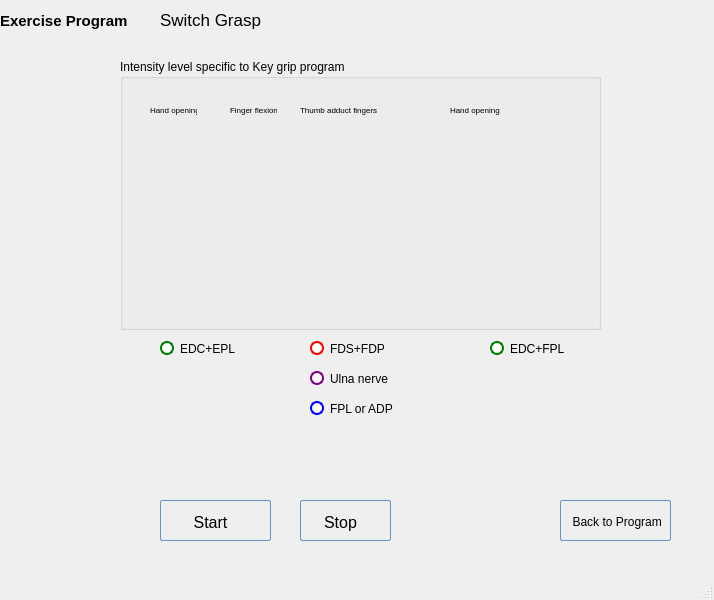
<?xml version="1.0" encoding="UTF-8"?>
<ui version="4.0">
 <class>ProgramSwitchGrasp</class>
 <widget class="QMainWindow" name="ProgramSwitchGrasp">
  <property name="geometry">
   <rect>
    <x>0</x>
    <y>0</y>
    <width>714</width>
    <height>600</height>
   </rect>
  </property>
  <property name="windowTitle">
   <string>MainWindow</string>
  </property>
  <widget class="QWidget" name="centralwidget">
   <widget class="QRadioButton" name="radioButton_three">
    <property name="geometry">
     <rect>
      <x>310</x>
      <y>400</y>
      <width>141</width>
      <height>17</height>
     </rect>
    </property>
    <property name="styleSheet">
     <string notr="true">QRadioButton {

color: black;
}

QRadioButton::indicator {
width: 11px;
height: 11px;
border-radius: 5px;
}

QRadioButton::indicator::unchecked{ 
border: 2px solid; 
border-color: blue;
border-radius: 7px;
background-color: white; 
width: 10px; 
height: 10px; 
}

QRadioButton::indicator::checked{ 
border: 2px solid; 
border-color: blue;
border-radius: 7px;
background-color: black; 
width: 10px; 
height: 10px; 
}</string>
    </property>
    <property name="text">
     <string>FPL or ADP</string>
    </property>
   </widget>
   <widget class="QLabel" name="label">
    <property name="geometry">
     <rect>
      <x>0</x>
      <y>0</y>
      <width>161</width>
      <height>41</height>
     </rect>
    </property>
    <property name="font">
     <font>
      <pointsize>11</pointsize>
      <weight>75</weight>
      <italic>false</italic>
      <bold>true</bold>
     </font>
    </property>
    <property name="text">
     <string>Exercise Program</string>
    </property>
   </widget>
   <widget class="QPushButton" name="pushButton_stimStart">
    <property name="geometry">
     <rect>
      <x>160</x>
      <y>500</y>
      <width>111</width>
      <height>41</height>
     </rect>
    </property>
    <property name="styleSheet">
     <string notr="true">QPushButton:hover{
        background: qlineargradient(x1 : 0, y1 : 0, x2 : 0, y2 :   1, stop :   0.0 #ffd9aa,
                stop :   0.5 #ffbb6e, stop :   0.55 #feae42, stop :   1.0 #fedb74);
}

QPushButton {
        border: 1px solid #6593cf;
        border-radius: 2px;
        padding: 5px 15px 2px 5px;
        background: qlineargradient(x1 : 0, y1 : 0, x2 : 0, y2 :   1, stop :   0.0 #f5f9ff,
                stop :   0.5 #c7dfff, stop :   0.55 #afd2ff, stop :   1.0 #c0dbff);
        color: #0000;
        font:  large &quot;Arial&quot;;
		font-size: 16px;
        height: 30px;
}




QPushButton:pressed {
        background: qlineargradient(x1 : 0, y1 : 0, x2 : 0, y2 :   1, stop :   0.0 #c0dbff,
        stop :   0.5 #cfd26f, stop :   0.55 #c7df6f, stop :   1.0 #f5f9ff);
        padding-top: 2px;
        padding-left: 3px;

}
QPushButton:on {
        background: qlineargradient(x1 : 0, y1 : 0, x2 : 0, y2 :   1, stop :   0.0 #5AA72D,
        stop :   0.5 #B3E296, stop :   0.55 #B3E296, stop :   1.0 #f5f9ff);
        padding-top: 2px;
        padding-left: 3px;
}

QPushButton:disabled {
        background: transparent #e5e9ee;
        padding-top: 2px;        
        padding-left: 3px;
        color: black;
}</string>
    </property>
    <property name="text">
     <string>Start</string>
    </property>
    <property name="icon">
     <iconset resource="resources.qrc">
      <normaloff>:/resources/icons8-rfid-signal-100.png</normaloff>:/resources/icons8-rfid-signal-100.png</iconset>
    </property>
   </widget>
   <widget class="QLabel" name="label_four">
    <property name="geometry">
     <rect>
      <x>210</x>
      <y>450</y>
      <width>47</width>
      <height>13</height>
     </rect>
    </property>
    <property name="font">
     <font>
      <weight>75</weight>
      <bold>true</bold>
     </font>
    </property>
    <property name="text">
     <string/>
    </property>
   </widget>
   <widget class="QPushButton" name="pushButton_stimStop">
    <property name="geometry">
     <rect>
      <x>300</x>
      <y>500</y>
      <width>91</width>
      <height>41</height>
     </rect>
    </property>
    <property name="styleSheet">
     <string notr="true">QPushButton:hover{
        background: qlineargradient(x1 : 0, y1 : 0, x2 : 0, y2 :   1, stop :   0.0 #ffd9aa,
                stop :   0.5 #ffbb6e, stop :   0.55 #feae42, stop :   1.0 #fedb74);
}

QPushButton {
        border: 1px solid #6593cf;
        border-radius: 2px;
        padding: 5px 15px 2px 5px;
        background: qlineargradient(x1 : 0, y1 : 0, x2 : 0, y2 :   1, stop :   0.0 #f5f9ff,
                stop :   0.5 #c7dfff, stop :   0.55 #afd2ff, stop :   1.0 #c0dbff);
        color: #0000;
        font:  large &quot;Arial&quot;;
		font-size: 16px;
        height: 30px;
}




QPushButton:pressed {
        background: qlineargradient(x1 : 0, y1 : 0, x2 : 0, y2 :   1, stop :   0.0 #c0dbff,
        stop :   0.5 #cfd26f, stop :   0.55 #c7df6f, stop :   1.0 #f5f9ff);
        padding-top: 2px;
        padding-left: 3px;

}
QPushButton:on {
        background: qlineargradient(x1 : 0, y1 : 0, x2 : 0, y2 :   1, stop :   0.0 #5AA72D,
        stop :   0.5 #B3E296, stop :   0.55 #B3E296, stop :   1.0 #f5f9ff);
        padding-top: 2px;
        padding-left: 3px;
}

QPushButton:disabled {
        background: transparent #e5e9ee;
        padding-top: 2px;        
        padding-left: 3px;
        color: black;
}</string>
    </property>
    <property name="text">
     <string>Stop</string>
    </property>
   </widget>
   <widget class="QRadioButton" name="radioButton_four">
    <property name="geometry">
     <rect>
      <x>160</x>
      <y>340</y>
      <width>141</width>
      <height>17</height>
     </rect>
    </property>
    <property name="styleSheet">
     <string notr="true">QRadioButton {
color: black;
}

QRadioButton::indicator {
width: 11px;
height: 11px;
border-radius: 5px;
}

QRadioButton::indicator::unchecked{ 
border: 2px solid; 
border-color: green;
border-radius: 7px;
background-color: white; 
width: 10px; 
height: 10px; 
}

QRadioButton::indicator::checked{ 
border: 2px solid; 
border-color: green;
border-radius: 7px;
background-color: black; 
width: 10px; 
height: 10px; 
}</string>
    </property>
    <property name="text">
     <string>EDC+EPL</string>
    </property>
   </widget>
   <widget class="QLabel" name="label_two">
    <property name="geometry">
     <rect>
      <x>150</x>
      <y>450</y>
      <width>47</width>
      <height>13</height>
     </rect>
    </property>
    <property name="font">
     <font>
      <weight>75</weight>
      <bold>true</bold>
     </font>
    </property>
    <property name="text">
     <string/>
    </property>
   </widget>
   <widget class="QLabel" name="label_one">
    <property name="geometry">
     <rect>
      <x>150</x>
      <y>430</y>
      <width>47</width>
      <height>13</height>
     </rect>
    </property>
    <property name="font">
     <font>
      <weight>75</weight>
      <bold>true</bold>
     </font>
    </property>
    <property name="text">
     <string/>
    </property>
   </widget>
   <widget class="QLabel" name="label_five">
    <property name="geometry">
     <rect>
      <x>290</x>
      <y>430</y>
      <width>47</width>
      <height>13</height>
     </rect>
    </property>
    <property name="font">
     <font>
      <weight>75</weight>
      <bold>true</bold>
     </font>
    </property>
    <property name="text">
     <string/>
    </property>
   </widget>
   <widget class="QRadioButton" name="radioButton_two">
    <property name="geometry">
     <rect>
      <x>310</x>
      <y>370</y>
      <width>161</width>
      <height>17</height>
     </rect>
    </property>
    <property name="styleSheet">
     <string notr="true">QRadioButton {
color: black;
}

QRadioButton::indicator {
width: 11px;
height: 11px;
border-radius: 5px;
}

QRadioButton::indicator::unchecked{ 
border: 2px solid; 
border-color: purple;
border-radius: 7px;
background-color: white; 
width: 10px; 
height: 10px; 
}

QRadioButton::indicator::checked{ 
border: 2px solid; 
border-color: purple;
border-radius: 7px;
background-color: black; 
width: 10px; 
height: 10px; 
}</string>
    </property>
    <property name="text">
     <string>Ulna nerve</string>
    </property>
   </widget>
   <widget class="QGroupBox" name="groupBox">
    <property name="geometry">
     <rect>
      <x>120</x>
      <y>59</y>
      <width>481</width>
      <height>271</height>
     </rect>
    </property>
    <property name="title">
     <string>Intensity level specific to Key grip program</string>
    </property>
    <widget class="QLabel" name="label_3">
     <property name="geometry">
      <rect>
       <x>30</x>
       <y>40</y>
       <width>47</width>
       <height>21</height>
      </rect>
     </property>
     <property name="font">
      <font>
       <pointsize>6</pointsize>
      </font>
     </property>
     <property name="text">
      <string>Hand opening</string>
     </property>
    </widget>
    <widget class="QLabel" name="label_4">
     <property name="geometry">
      <rect>
       <x>110</x>
       <y>40</y>
       <width>47</width>
       <height>21</height>
      </rect>
     </property>
     <property name="font">
      <font>
       <pointsize>6</pointsize>
      </font>
     </property>
     <property name="text">
      <string>Finger flexion</string>
     </property>
    </widget>
    <widget class="QLabel" name="label_5">
     <property name="geometry">
      <rect>
       <x>180</x>
       <y>40</y>
       <width>81</width>
       <height>21</height>
      </rect>
     </property>
     <property name="font">
      <font>
       <pointsize>6</pointsize>
      </font>
     </property>
     <property name="text">
      <string>Thumb adduct fingers</string>
     </property>
    </widget>
    <widget class="QLabel" name="label_6">
     <property name="geometry">
      <rect>
       <x>330</x>
       <y>40</y>
       <width>81</width>
       <height>21</height>
      </rect>
     </property>
     <property name="font">
      <font>
       <pointsize>6</pointsize>
      </font>
     </property>
     <property name="text">
      <string>Hand opening</string>
     </property>
    </widget>
   </widget>
   <widget class="QLabel" name="label_three">
    <property name="geometry">
     <rect>
      <x>210</x>
      <y>430</y>
      <width>47</width>
      <height>13</height>
     </rect>
    </property>
    <property name="font">
     <font>
      <weight>75</weight>
      <bold>true</bold>
     </font>
    </property>
    <property name="text">
     <string/>
    </property>
   </widget>
   <widget class="QPushButton" name="pushButton_back_keypro">
    <property name="geometry">
     <rect>
      <x>560</x>
      <y>500</y>
      <width>111</width>
      <height>41</height>
     </rect>
    </property>
    <property name="styleSheet">
     <string notr="true">QPushButton:hover{
        background: qlineargradient(x1 : 0, y1 : 0, x2 : 0, y2 :   1, stop :   0.0 #ffd9aa,
                stop :   0.5 #ffbb6e, stop :   0.55 #feae42, stop :   1.0 #fedb74);
}

QPushButton {
        border: 1px solid #6593cf;
        border-radius: 2px;
        padding: 5px 5px 2px 5px;
        background: qlineargradient(x1 : 0, y1 : 0, x2 : 0, y2 :   1, stop :   0.0 #f5f9ff,
                stop :   0.5 #c7dfff, stop :   0.55 #afd2ff, stop :   1.0 #c0dbff);
        color: #0000;
        font:  large &quot;Arial&quot;;
		font-size: 12px;
        height: 30px;
}




QPushButton:pressed {
        background: qlineargradient(x1 : 0, y1 : 0, x2 : 0, y2 :   1, stop :   0.0 #c0dbff,
        stop :   0.5 #cfd26f, stop :   0.55 #c7df6f, stop :   1.0 #f5f9ff);
        padding-top: 2px;
        padding-left: 3px;

}
QPushButton:on {
        background: qlineargradient(x1 : 0, y1 : 0, x2 : 0, y2 :   1, stop :   0.0 #5AA72D,
        stop :   0.5 #B3E296, stop :   0.55 #B3E296, stop :   1.0 #f5f9ff);
        padding-top: 2px;
        padding-left: 3px;
}

QPushButton:disabled {
        background: transparent #e5e9ee;
        padding-top: 2px;        
        padding-left: 3px;
        color: black;
}</string>
    </property>
    <property name="text">
     <string> Back to Program</string>
    </property>
   </widget>
   <widget class="QRadioButton" name="radioButton_one">
    <property name="geometry">
     <rect>
      <x>310</x>
      <y>340</y>
      <width>171</width>
      <height>17</height>
     </rect>
    </property>
    <property name="styleSheet">
     <string notr="true">QRadioButton {
color: black;
}

QRadioButton::indicator {
width: 11px;
height: 11px;
border-radius: 5px;
}

QRadioButton::indicator::unchecked{ 
border: 2px solid; 
border-color: red;
border-radius: 7px;
background-color: white; 
width: 10px; 
height: 10px; 
}

QRadioButton::indicator::checked{ 
border: 2px solid; 
border-color: red;
border-radius: 7px;
background-color: black; 
width: 10px; 
height: 10px; 
}</string>
    </property>
    <property name="text">
     <string>FDS+FDP</string>
    </property>
   </widget>
   <widget class="QLabel" name="label_2">
    <property name="geometry">
     <rect>
      <x>160</x>
      <y>10</y>
      <width>131</width>
      <height>20</height>
     </rect>
    </property>
    <property name="font">
     <font>
      <pointsize>13</pointsize>
     </font>
    </property>
    <property name="text">
     <string>Switch Grasp</string>
    </property>
   </widget>
   <widget class="QRadioButton" name="radioButton_five">
    <property name="geometry">
     <rect>
      <x>490</x>
      <y>340</y>
      <width>151</width>
      <height>17</height>
     </rect>
    </property>
    <property name="styleSheet">
     <string notr="true">QRadioButton {

color: black;
}

QRadioButton::indicator {
width: 11px;
height: 11px;
border-radius: 5px;
}

QRadioButton::indicator::unchecked{ 
border: 2px solid; 
border-color: green;
border-radius: 7px;
background-color: white; 
width: 10px; 
height: 10px; 
}

QRadioButton::indicator::checked{ 
border: 2px solid; 
border-color: green;
border-radius: 7px;
background-color: black; 
width: 10px; 
height: 10px; 
}</string>
    </property>
    <property name="text">
     <string>EDC+FPL</string>
    </property>
   </widget>
  </widget>
  <widget class="QMenuBar" name="menubar">
   <property name="geometry">
    <rect>
     <x>0</x>
     <y>0</y>
     <width>714</width>
     <height>21</height>
    </rect>
   </property>
  </widget>
  <widget class="QStatusBar" name="statusbar"/>
 </widget>
 <resources>
  <include location="resources.qrc"/>
 </resources>
 <connections/>
</ui>
